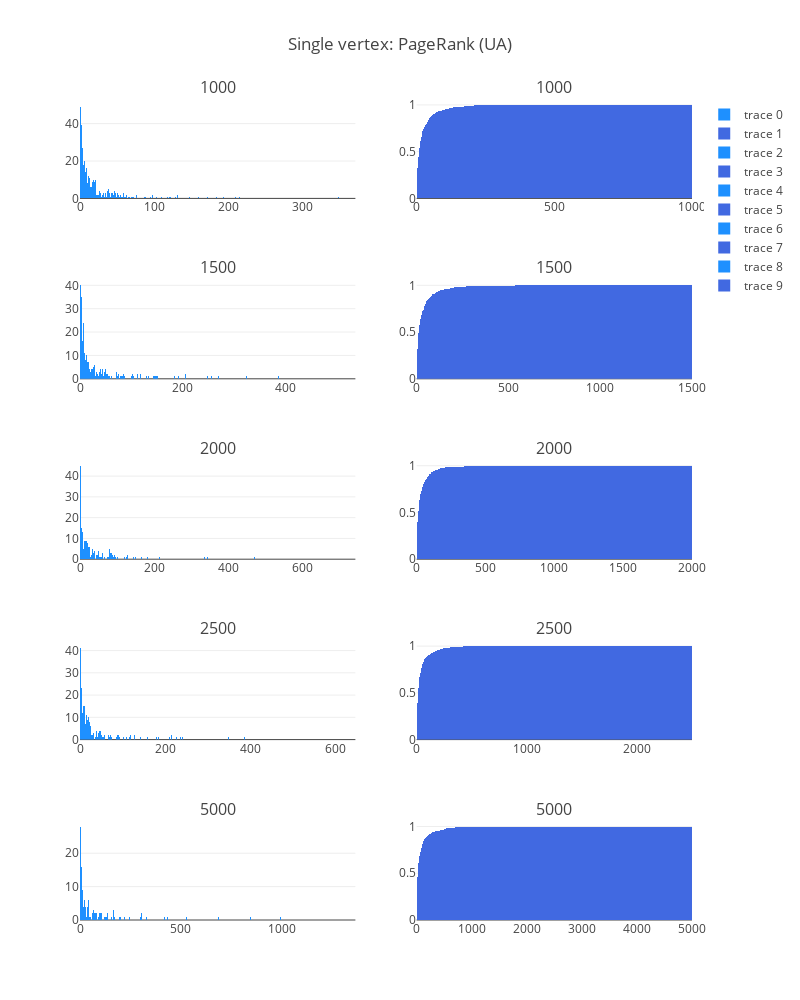

The notebook cell this image was saved under:
### Code cell
fig['layout'].update(height=1000, width=800, title='Single vertex: PageRank (UA)')
iplot(fig, filename='simple-subplot')

### Figure 1 — Plotly figure (JSON) as saved in the notebook; plotly's stock layout.template omitted (floating-point values rounded to 4 significant figures; data arrays with more than 128 entries replaced by an {"elided": "..."} marker saying what was removed)
{"data": [{"marker": {"color": "dodgerblue"}, "type": "histogram", "x": {"elided": "500 int values"}, "xaxis": "x1", "xbins": {"end": 1000, "size": 1, "start": 0}, "yaxis": "y1"}, {"cumulative": {"enabled": true}, "histnorm": "probability", "marker": {"color": "royalblue"}, "type": "histogram", "x": {"elided": "500 int values"}, "xaxis": "x2", "xbins": {"end": 1000, "size": 1, "start": 0}, "yaxis": "y2"}, {"marker": {"color": "dodgerblue"}, "type": "histogram", "x": {"elided": "500 int values"}, "xaxis": "x3", "xbins": {"end": 1500, "size": 1, "start": 0}, "yaxis": "y3"}, {"cumulative": {"enabled": true}, "histnorm": "probability", "marker": {"color": "royalblue"}, "type": "histogram", "x": {"elided": "500 int values"}, "xaxis": "x4", "xbins": {"end": 1500, "size": 1, "start": 0}, "yaxis": "y4"}, {"marker": {"color": "dodgerblue"}, "type": "histogram", "x": {"elided": "500 int values"}, "xaxis": "x5", "xbins": {"end": 2000, "size": 1, "start": 0}, "yaxis": "y5"}, {"cumulative": {"enabled": true}, "histnorm": "probability", "marker": {"color": "royalblue"}, "type": "histogram", "x": {"elided": "500 int values"}, "xaxis": "x6", "xbins": {"end": 2000, "size": 1, "start": 0}, "yaxis": "y6"}, {"marker": {"color": "dodgerblue"}, "type": "histogram", "x": {"elided": "500 int values"}, "xaxis": "x7", "xbins": {"end": 2500, "size": 1, "start": 0}, "yaxis": "y7"}, {"cumulative": {"enabled": true}, "histnorm": "probability", "marker": {"color": "royalblue"}, "type": "histogram", "x": {"elided": "500 int values"}, "xaxis": "x8", "xbins": {"end": 2500, "size": 1, "start": 0}, "yaxis": "y8"}, {"marker": {"color": "dodgerblue"}, "type": "histogram", "x": {"elided": "500 int values"}, "xaxis": "x9", "xbins": {"end": 5000, "size": 1, "start": 0}, "yaxis": "y9"}, {"cumulative": {"enabled": true}, "histnorm": "probability", "marker": {"color": "royalblue"}, "type": "histogram", "x": {"elided": "500 int values"}, "xaxis": "x10", "xbins": {"end": 5000, "size": 1, "start": 0}, "yaxis": "y10"}], "layout": {"annotations": [{"font": {"size": 16}, "showarrow": false, "text": "1000", "x": 0.225, "xanchor": "center", "xref": "paper", "y": 1, "yanchor": "bottom", "yref": "paper"}, {"font": {"size": 16}, "showarrow": false, "text": "1000", "x": 0.775, "xanchor": "center", "xref": "paper", "y": 1, "yanchor": "bottom", "yref": "paper"}, {"font": {"size": 16}, "showarrow": false, "text": "1500", "x": 0.225, "xanchor": "center", "xref": "paper", "y": 0.78, "yanchor": "bottom", "yref": "paper"}, {"font": {"size": 16}, "showarrow": false, "text": "1500", "x": 0.775, "xanchor": "center", "xref": "paper", "y": 0.78, "yanchor": "bottom", "yref": "paper"}, {"font": {"size": 16}, "showarrow": false, "text": "2000", "x": 0.225, "xanchor": "center", "xref": "paper", "y": 0.56, "yanchor": "bottom", "yref": "paper"}, {"font": {"size": 16}, "showarrow": false, "text": "2000", "x": 0.775, "xanchor": "center", "xref": "paper", "y": 0.56, "yanchor": "bottom", "yref": "paper"}, {"font": {"size": 16}, "showarrow": false, "text": "2500", "x": 0.225, "xanchor": "center", "xref": "paper", "y": 0.34, "yanchor": "bottom", "yref": "paper"}, {"font": {"size": 16}, "showarrow": false, "text": "2500", "x": 0.775, "xanchor": "center", "xref": "paper", "y": 0.34, "yanchor": "bottom", "yref": "paper"}, {"font": {"size": 16}, "showarrow": false, "text": "5000", "x": 0.225, "xanchor": "center", "xref": "paper", "y": 0.12, "yanchor": "bottom", "yref": "paper"}, {"font": {"size": 16}, "showarrow": false, "text": "5000", "x": 0.775, "xanchor": "center", "xref": "paper", "y": 0.12, "yanchor": "bottom", "yref": "paper"}], "height": 1000, "title": "Single vertex: PageRank (UA)", "width": 800, "xaxis1": {"anchor": "y1", "domain": [0, 0.45]}, "xaxis10": {"anchor": "y10", "domain": [0.55, 1]}, "xaxis2": {"anchor": "y2", "domain": [0.55, 1]}, "xaxis3": {"anchor": "y3", "domain": [0, 0.45]}, "xaxis4": {"anchor": "y4", "domain": [0.55, 1]}, "xaxis5": {"anchor": "y5", "domain": [0, 0.45]}, "xaxis6": {"anchor": "y6", "domain": [0.55, 1]}, "xaxis7": {"anchor": "y7", "domain": [0, 0.45]}, "xaxis8": {"anchor": "y8", "domain": [0.55, 1]}, "xaxis9": {"anchor": "y9", "domain": [0, 0.45]}, "yaxis1": {"anchor": "x1", "domain": [0.88, 1]}, "yaxis10": {"anchor": "x10", "domain": [0, 0.12]}, "yaxis2": {"anchor": "x2", "domain": [0.88, 1]}, "yaxis3": {"anchor": "x3", "domain": [0.66, 0.78]}, "yaxis4": {"anchor": "x4", "domain": [0.66, 0.78]}, "yaxis5": {"anchor": "x5", "domain": [0.44, 0.56]}, "yaxis6": {"anchor": "x6", "domain": [0.44, 0.56]}, "yaxis7": {"anchor": "x7", "domain": [0.22, 0.34]}, "yaxis8": {"anchor": "x8", "domain": [0.22, 0.34]}, "yaxis9": {"anchor": "x9", "domain": [0, 0.12]}}}
